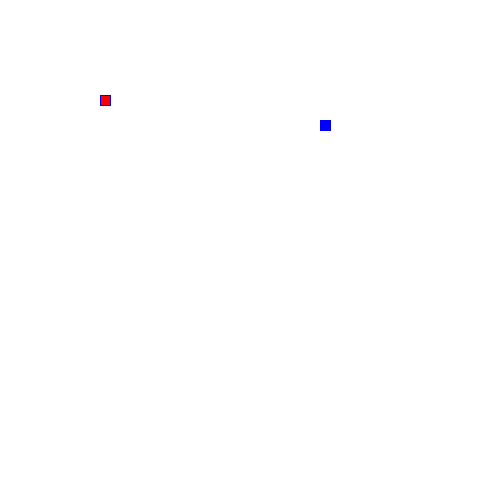
Frame 1 (no input)
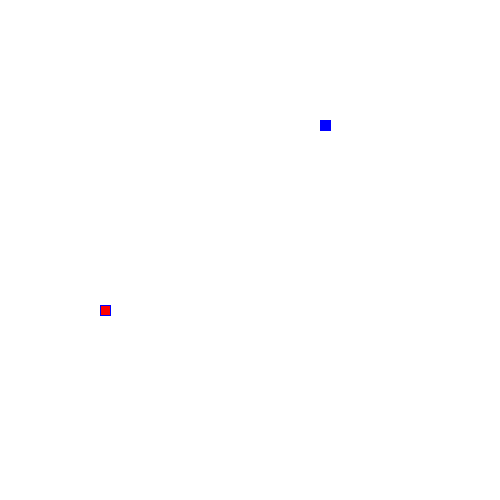
Frame 60 (the mouse pressed at the canvas centre just before this capture)
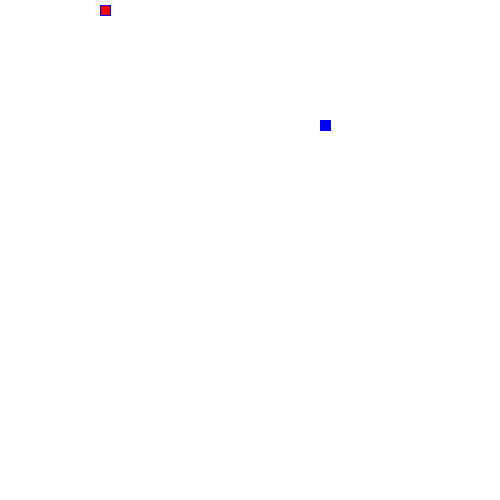
Frame 120 (the mouse held since frame 60 and released just before this capture)

The Processing sketch that drew these frames (run headless with seeded random() and noise(); from frame 60 on, the mouse is pressed at the canvas centre):

// Processing sketch: LeagueSnake
// ── LeagueSnake.pde
//*
// ***** SEGMENT CLASS *****
// This class will be used to represent each part of the moving snake.
//*


class Segment {

//Add x and y member variables. They will hold the corner location of each segment of the snake.
int x;
int y;
// Add a constructor with parameters to initialize each variable.
Segment(int x, int y){
  this.x = x;
  this.y = y;
}


}


//*
// ***** GAME VARIABLES *****
// All the game variables that will be shared by the game methods are here
//*
Segment head;
int foodX;
int foodY;
int direction = UP;
int eating = 0;
ArrayList<Segment> parts = new ArrayList<Segment>();

//*
// ***** SETUP METHODS *****
// These methods are called at the start of the game.
//*

void setup() {
  size(500, 500);
 head = new Segment(100, 100);
 frameRate(20);
 dropFood();
}

void dropFood() {
  //Set the food in a new random location
    foodX = ((int)random(50)*10);
    foodY = ((int)random(50)*10);
}



//*
// ***** DRAW METHODS *****
// These methods are used to draw the snake and its food 
//*

void draw() {
  background(255);
  drawFood();
  move();
  drawSnake();
  eat();
}

void drawFood() {
  //Draw the food
  stroke(0, 0 , 255);
  fill(0, 0, 255);
  rect(foodX, foodY, 10, 10);
  
}

void drawSnake() {
  //Draw the head of the snake followed by its tail
  
    fill(255, 0, 0);
    rect(head.x, head.y, 10, 10);
  
}


//*
// ***** TAIL MANAGEMENT METHODS *****
// These methods make sure the tail is the correct length.
//*

void drawTail() {
  //Draw each segment of the tail 
  for(int i = 0;i < parts.size(); i++){
  fill(255, 0, 0);
   Segment s = parts.get(i);
  rect(s.x, s.y, 10, 10);
  }
}

void manageTail() {
  //After drawing the tail, add a new segment at the "start" of the tail and remove the one at the "end" 
  //This produces the illusion of the snake tail moving.
  checkTailCollision();
  drawTail();
 Segment tail = new Segment(head.x, head.y);
 parts.add(tail);
 parts.remove(0);
}

void checkTailCollision() {
  //If the snake crosses its own tail, shrink the tail back to one segment
  for(Segment s : parts){
  if(head.x == s.x && head.y == s.y){
    parts.remove(parts);
    Segment newTail = new Segment(head.x, head.y);
  }
  }
}



//*
// ***** CONTROL METHODS *****
// These methods are used to change what is happening to the snake
//*

void keyPressed() {
  //Set the direction of the snake according to the arrow keys pressed
  
  
    if(keyCode == UP && direction != DOWN){
      direction = UP;
    }
    else if(keyCode == DOWN && direction != UP){
      direction = DOWN;
    }
    else if(keyCode == RIGHT && direction != LEFT){
      direction = RIGHT;
    }
    else if(keyCode == LEFT && direction != RIGHT){
      direction = LEFT;
    }
  
}

void move() {
  //Change the location of the Snake head based on the direction it is moving.
  
  switch(direction) {
   
  case UP:
    // move head up here 
    head.y -= 5;
    break;
  case DOWN:
    // move head down here 
    head.y += 5;
    break;
  case LEFT:
   // figure it out 
   head.x -= 5;
    break;
  case RIGHT:
    // mystery code goes here 
    head.x += 5;
    break;
  }
  checkBoundaries();

}

void checkBoundaries() {
 //If the snake leaves the frame, make it reappear on the other side
 if(head.x > 500){
   head.x = 0;
 }
 else if(head.y > 500){
   head.y = 0;
 }
 else if(head.x < 0){
   head.x = 500;
 }
 else if(head.y < 0){
   head.y = 500;
 }
 
}



void eat() {
  //When the snake eats the food, its tail should grow and more food appear
  if(head.x == foodX && head.y == foodY){
   eating += 1;
   dropFood();
  }

}
